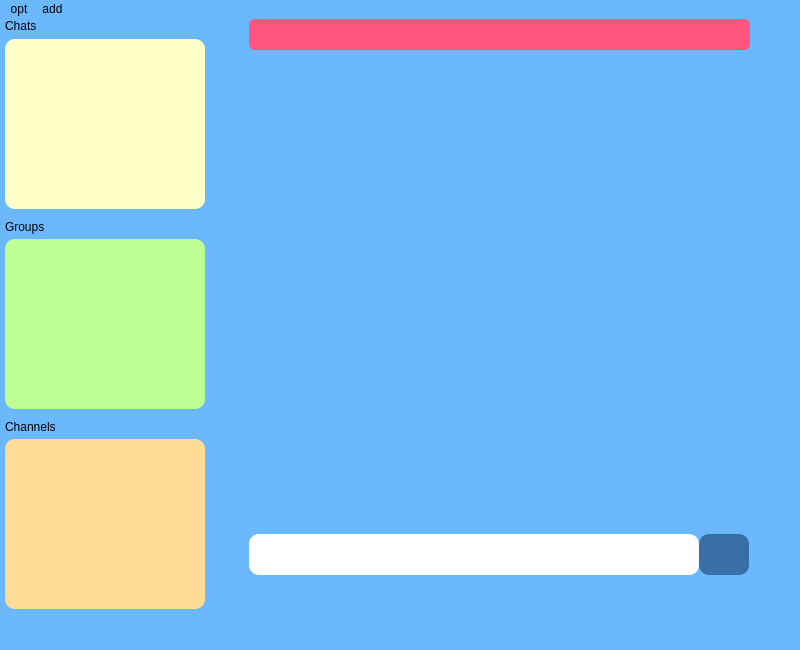
<?xml version="1.0" encoding="UTF-8"?>
<ui version="4.0">
 <class>SafheAsli</class>
 <widget class="QMainWindow" name="SafheAsli">
  <property name="geometry">
   <rect>
    <x>0</x>
    <y>0</y>
    <width>800</width>
    <height>650</height>
   </rect>
  </property>
  <property name="windowTitle">
   <string>MainWindow</string>
  </property>
  <property name="styleSheet">
   <string notr="true">background-color: rgb(108, 184, 255);</string>
  </property>
  <widget class="QWidget" name="centralwidget">
   <widget class="QListWidget" name="listWidget">
    <property name="geometry">
     <rect>
      <x>5</x>
      <y>20</y>
      <width>200</width>
      <height>170</height>
     </rect>
    </property>
    <property name="font">
     <font>
      <family>Segoe Print</family>
      <pointsize>12</pointsize>
      <italic>false</italic>
      <bold>true</bold>
     </font>
    </property>
    <property name="styleSheet">
     <string notr="true">

QListWidget {
    border-radius: 10px;
    background-color: rgb(255, 255, 200);
	font: 700 12pt &quot;Segoe Print&quot;;
	border-color: rgb(30, 14, 255);
}</string>
    </property>
    <property name="frameShape">
     <enum>QFrame::Box</enum>
    </property>
    <property name="frameShadow">
     <enum>QFrame::Plain</enum>
    </property>
   </widget>
   <widget class="QStackedWidget" name="stackedWidget">
    <property name="geometry">
     <rect>
      <x>219</x>
      <y>0</y>
      <width>581</width>
      <height>600</height>
     </rect>
    </property>
    <widget class="QWidget" name="page">
     <widget class="QTextBrowser" name="textBrowser_asli">
      <property name="geometry">
       <rect>
        <x>30</x>
        <y>29</y>
        <width>500</width>
        <height>481</height>
       </rect>
      </property>
      <property name="font">
       <font>
        <pointsize>12</pointsize>
       </font>
      </property>
      <property name="styleSheet">
       <string notr="true">

QTextBrowser {
    border-radius: 10px;
    background-image: url(:/source/back_chat.png);
	
	border-color: rgb(30, 14, 255);
}
</string>
      </property>
      <property name="frameShape">
       <enum>QFrame::Box</enum>
      </property>
      <property name="frameShadow">
       <enum>QFrame::Plain</enum>
      </property>
      <property name="lineWidth">
       <number>3</number>
      </property>
      <property name="html">
       <string>&lt;!DOCTYPE HTML PUBLIC &quot;-//W3C//DTD HTML 4.0//EN&quot; &quot;http://www.w3.org/TR/REC-html40/strict.dtd&quot;&gt;
&lt;html&gt;&lt;head&gt;&lt;meta name=&quot;qrichtext&quot; content=&quot;1&quot; /&gt;&lt;meta charset=&quot;utf-8&quot; /&gt;&lt;style type=&quot;text/css&quot;&gt;
p, li { white-space: pre-wrap; }
hr { height: 1px; border-width: 0; }
li.unchecked::marker { content: &quot;\2610&quot;; }
li.checked::marker { content: &quot;\2612&quot;; }
&lt;/style&gt;&lt;/head&gt;&lt;body style=&quot; font-family:'Segoe UI'; font-size:12pt; font-weight:400; font-style:normal;&quot;&gt;
&lt;p style=&quot;-qt-paragraph-type:empty; margin-top:0px; margin-bottom:0px; margin-left:0px; margin-right:0px; -qt-block-indent:0; text-indent:0px; font-size:9pt;&quot;&gt;&lt;br /&gt;&lt;/p&gt;&lt;/body&gt;&lt;/html&gt;</string>
      </property>
     </widget>
     <widget class="QPushButton" name="pushButton">
      <property name="geometry">
       <rect>
        <x>480</x>
        <y>515</y>
        <width>50</width>
        <height>41</height>
       </rect>
      </property>
      <property name="styleSheet">
       <string notr="true">QPushButton {
    border-radius: 10px;
    padding: 10px;
    background-color: #376fa6;
	color: &quot;white&quot;;
	
}

QPushButton:hover {
    background-color: #007600;
}

QPushButton:pressed {
    background-color: #888888;
}
</string>
      </property>
      <property name="text">
       <string/>
      </property>
      <property name="iconSize">
       <size>
        <width>20</width>
        <height>20</height>
       </size>
      </property>
     </widget>
     <widget class="QLineEdit" name="lineEdit_asli">
      <property name="geometry">
       <rect>
        <x>30</x>
        <y>515</y>
        <width>450</width>
        <height>41</height>
       </rect>
      </property>
      <property name="font">
       <font>
        <pointsize>12</pointsize>
       </font>
      </property>
      <property name="styleSheet">
       <string notr="true">QLineEdit {
    border-radius: 10px;
    padding: 5px;
	background-color: rgb(255, 255, 255);

}
</string>
      </property>
     </widget>
     <widget class="QLabel" name="name_label">
      <property name="geometry">
       <rect>
        <x>30</x>
        <y>0</y>
        <width>501</width>
        <height>31</height>
       </rect>
      </property>
      <property name="styleSheet">
       <string notr="true">QLabel {
    border-radius: 6px;
	
	font: 700 12pt &quot;Segoe Print&quot;;

	background-color: rgb(255, 85, 127);

	border-color: rgb(85, 85, 0);

}</string>
      </property>
      <property name="text">
       <string/>
      </property>
     </widget>
    </widget>
    <widget class="QWidget" name="page_2"/>
   </widget>
   <widget class="QListWidget" name="group_list">
    <property name="geometry">
     <rect>
      <x>5</x>
      <y>220</y>
      <width>200</width>
      <height>170</height>
     </rect>
    </property>
    <property name="font">
     <font>
      <family>Segoe Print</family>
      <pointsize>12</pointsize>
      <italic>false</italic>
      <bold>true</bold>
     </font>
    </property>
    <property name="styleSheet">
     <string notr="true">
QListWidget {
    border-radius: 10px;
    background-color: rgb(190, 255, 150);
	font: 700 12pt &quot;Segoe Print&quot;;
	border-color: rgb(30, 14, 255);
}</string>
    </property>
    <property name="frameShape">
     <enum>QFrame::Box</enum>
    </property>
    <property name="frameShadow">
     <enum>QFrame::Plain</enum>
    </property>
   </widget>
   <widget class="QListWidget" name="channel_list">
    <property name="geometry">
     <rect>
      <x>5</x>
      <y>420</y>
      <width>200</width>
      <height>170</height>
     </rect>
    </property>
    <property name="font">
     <font>
      <family>Segoe Print</family>
      <pointsize>12</pointsize>
      <italic>false</italic>
      <bold>true</bold>
     </font>
    </property>
    <property name="styleSheet">
     <string notr="true">
QListWidget {
    border-radius: 10px;
    background-color: rgb(255, 220, 150);
	font: 700 12pt &quot;Segoe Print&quot;;
	border-color: rgb(30, 14, 255);
}</string>
    </property>
    <property name="frameShape">
     <enum>QFrame::Box</enum>
    </property>
    <property name="frameShadow">
     <enum>QFrame::Plain</enum>
    </property>
   </widget>
   <widget class="QLabel" name="label">
    <property name="geometry">
     <rect>
      <x>5</x>
      <y>0</y>
      <width>41</width>
      <height>14</height>
     </rect>
    </property>
    <property name="styleSheet">
     <string notr="true">font: 700 12pt &quot;Segoe UI&quot;;</string>
    </property>
    <property name="text">
     <string>Chats</string>
    </property>
   </widget>
   <widget class="QLabel" name="label_2">
    <property name="geometry">
     <rect>
      <x>5</x>
      <y>200</y>
      <width>71</width>
      <height>16</height>
     </rect>
    </property>
    <property name="styleSheet">
     <string notr="true">font: 700 12pt &quot;Segoe UI&quot;;</string>
    </property>
    <property name="text">
     <string>Groups</string>
    </property>
   </widget>
   <widget class="QLabel" name="label_3">
    <property name="geometry">
     <rect>
      <x>5</x>
      <y>400</y>
      <width>81</width>
      <height>16</height>
     </rect>
    </property>
    <property name="styleSheet">
     <string notr="true">font: 700 12pt &quot;Segoe UI&quot;;</string>
    </property>
    <property name="text">
     <string>Channels</string>
    </property>
   </widget>
  </widget>
  <widget class="QMenuBar" name="menubar">
   <property name="geometry">
    <rect>
     <x>0</x>
     <y>0</y>
     <width>800</width>
     <height>19</height>
    </rect>
   </property>
   <widget class="QMenu" name="menuoptions">
    <property name="title">
     <string>opt</string>
    </property>
    <addaction name="actionLog_out"/>
   </widget>
   <widget class="QMenu" name="menuadd">
    <property name="title">
     <string>add</string>
    </property>
    <addaction name="separator"/>
    <addaction name="actionnew_chat"/>
    <addaction name="actionnew_group"/>
    <addaction name="actionnew_channel"/>
    <addaction name="actionjoin_group"/>
    <addaction name="actionjoin_channel"/>
   </widget>
   <addaction name="menuoptions"/>
   <addaction name="menuadd"/>
  </widget>
  <widget class="QStatusBar" name="statusbar"/>
  <action name="actionLog_out">
   <property name="icon">
    <iconset resource="resource.qrc">
     <normaloff>:/source/ham_icon.png</normaloff>:/source/ham_icon.png</iconset>
   </property>
   <property name="text">
    <string>Log out</string>
   </property>
  </action>
  <action name="actionnew_chat">
   <property name="icon">
    <iconset resource="resource.qrc">
     <normaloff>:/source/newchat.png</normaloff>:/source/newchat.png</iconset>
   </property>
   <property name="text">
    <string>new chat</string>
   </property>
  </action>
  <action name="actionnew_group">
   <property name="icon">
    <iconset resource="resource.qrc">
     <normaloff>:/source/newgroup.png</normaloff>:/source/newgroup.png</iconset>
   </property>
   <property name="text">
    <string>new group</string>
   </property>
  </action>
  <action name="actionnew_channel">
   <property name="icon">
    <iconset resource="resource.qrc">
     <normaloff>:/source/newchannel.png</normaloff>:/source/newchannel.png</iconset>
   </property>
   <property name="text">
    <string>new channel</string>
   </property>
  </action>
  <action name="actionjoin_group">
   <property name="text">
    <string>join group</string>
   </property>
  </action>
  <action name="actionjoin_channel">
   <property name="text">
    <string>join channel</string>
   </property>
  </action>
 </widget>
 <resources>
  <include location="resource.qrc"/>
 </resources>
 <connections/>
</ui>
